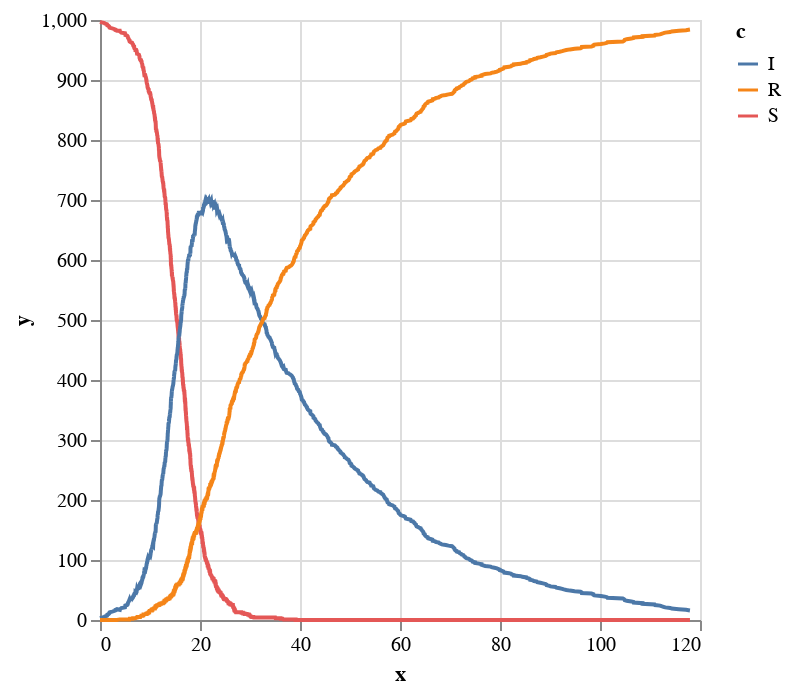

The cell this chart's notebook holds for it:
### Code cell
plot(loadCSV("../cpp/sir-runner1.csv"), "time")

### Figure 1 — Vega-Lite specification as saved in the notebook (floating-point values rounded to 4 significant figures; data arrays with more than 128 entries replaced by an {"elided": "..."} marker saying what was removed)
{"$schema": "https://vega.github.io/schema/vega-lite/v4.json", "data": {"values": {"elided": "5946 records"}}, "description": "Plot [TODO: real description]", "encoding": {"color": {"field": "c", "type": "nominal"}, "x": {"field": "x", "type": "quantitative"}, "y": {"field": "y", "type": "quantitative"}}, "mark": "line"}
